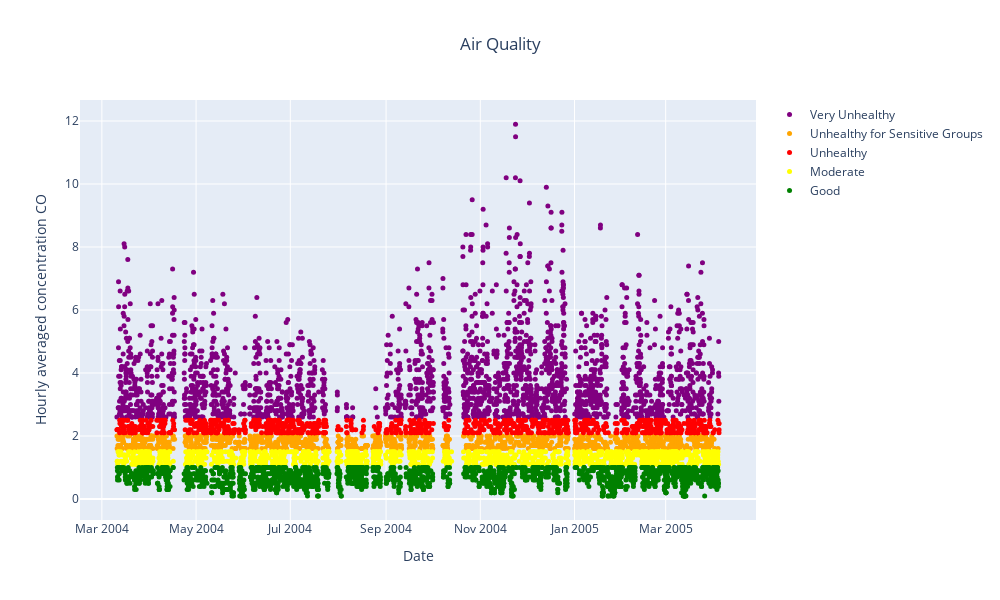

Notebook source saved alongside this figure:
### Markdown cell above
# 2.Air quality based on CO
- I divided the air quality into 5 labels: Good, Moderate, Unhealthy for Sensitive Groups, Unhealthy and Very unhealthy based on the hourly value of CO. We could see the purple dot (very unhealthy) took the large area in the figure. But the bar chart shows the biggest number of total hour is Good.

### Code cell
def mapcat(x):
    if x<=1.0:
        return 'Good'
    elif x>1.0 and x <=1.5:
        return 'Moderate'
    elif x>1.5 and x<=2.0:
        return 'Unhealthy for Sensitive Groups'
    elif x>2.0 and x <=2.5:
        return 'Unhealthy'
    else :
        return 'Very Unhealthy'
    
df = pd.read_excel('/Users/lynn/Desktop/courses/dataVisual/air+quality/AirQualityUCI.xlsx')
df['Date'] = df['Date'].astype(str)
df['Time'] = df['Time'].astype(str)
df['DateTime'] =  pd.to_datetime(df['Date'] + ' ' + df['Time'])
df=df[df['CO(GT)']>0]
#color_map = [('Good','green'), ('Moderate', 'yellow'),('Unhealthy for Sensitive Groups', 'orange'), ('Unhealthy', 'red'), ('Very Unhealthy','purple')]
color_map = {'Good':'green', 'Moderate': 'yellow','Unhealthy for Sensitive Groups': 'orange', 'Unhealthy': 'red', 'Very Unhealthy':'purple'}
df['Label']=df['CO(GT)'].map(mapcat)

scatter_traces = []
for category in df['Label'].unique():
    scatter = go.Scatter(
        x=df[df['Label'] == category]['DateTime'],
        y=df[df['Label'] == category]['CO(GT)'],
        mode='markers',
        name=category,
        marker=dict(
            size=5,
            color=color_map[category],
            symbol='circle'
                    )
    )
    scatter_traces.append(scatter)
    
layout = go.Layout(title='Air Quality', 
                   title_x=0.5, 
                   xaxis=dict(title='Date'), 
                   yaxis=dict(title='Hourly averaged concentration CO'),hovermode='closest',showlegend=True,
                   width=1000,height=600)
fig = go.Figure(data=scatter_traces, layout=layout)
fig.show()

### Figure 1 — Plotly figure (JSON) as saved in the notebook; plotly's stock layout.template omitted (floating-point values rounded to 4 significant figures; data arrays with more than 128 entries replaced by an {"elided": "..."} marker saying what was removed)
{"data": [{"marker": {"color": "purple", "size": 5, "symbol": "circle"}, "mode": "markers", "name": "Very Unhealthy", "type": "scatter", "x": {"elided": "2393 str values"}, "y": {"elided": "2393 float values"}}, {"marker": {"color": "orange", "size": 5, "symbol": "circle"}, "mode": "markers", "name": "Unhealthy for Sensitive Groups", "type": "scatter", "x": {"elided": "1171 str values"}, "y": {"elided": "1171 float values"}}, {"marker": {"color": "red", "size": 5, "symbol": "circle"}, "mode": "markers", "name": "Unhealthy", "type": "scatter", "x": {"elided": "935 str values"}, "y": {"elided": "935 float values"}}, {"marker": {"color": "yellow", "size": 5, "symbol": "circle"}, "mode": "markers", "name": "Moderate", "type": "scatter", "x": {"elided": "1314 str values"}, "y": {"elided": "1314 float values"}}, {"marker": {"color": "green", "size": 5, "symbol": "circle"}, "mode": "markers", "name": "Good", "type": "scatter", "x": {"elided": "1861 str values"}, "y": {"elided": "1861 float values"}}], "layout": {"height": 600, "hovermode": "closest", "showlegend": true, "title": {"text": "Air Quality", "x": 0.5}, "width": 1000, "xaxis": {"title": {"text": "Date"}}, "yaxis": {"title": {"text": "Hourly averaged concentration CO"}}}}
